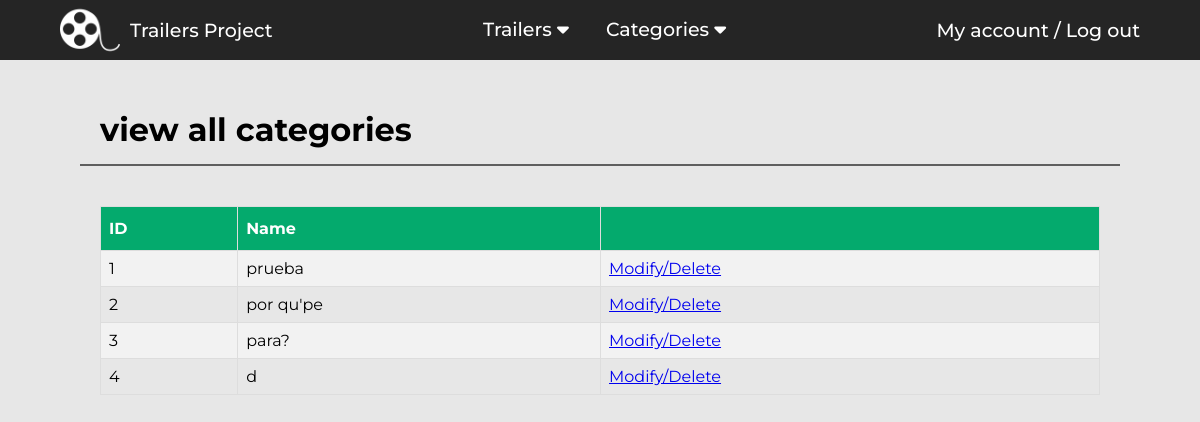
/trailers/view-categories/, run on an earlier commit of the app's database.
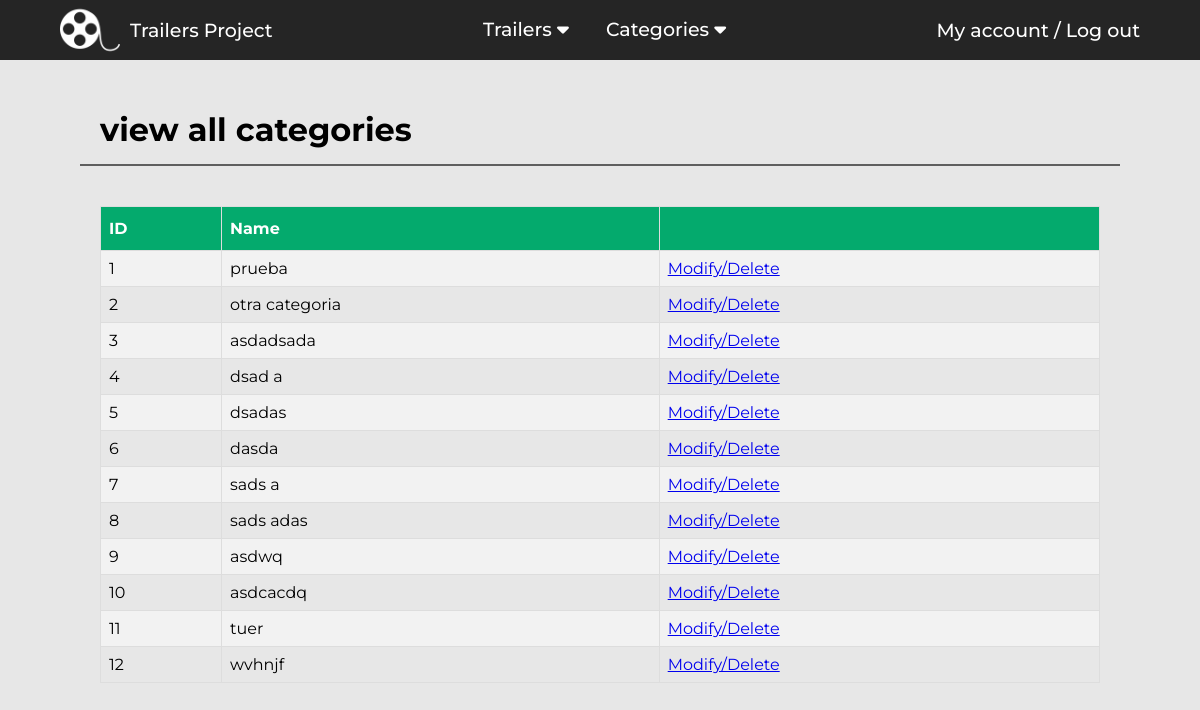
And on a later commit of the database.
### Trailers/models.py (models this page shows, shortened)
class Category(models.Model):
    name=models.TextField(max_length=50, unique=True)

### Trailers/views.py (the view)
# urls.py: path('view-categories/', views.viewCategories, name="viewCategories"),
def viewCategories(request):
    categories = Category.objects.all()
    context = {
        "categories":categories
    }
    return render(request, "trailers/view-categories.html",context)

### templates/trailers/view-categories.html (shortened to what this page needs)
{% extends "base.html" %}
{% block head %}
<link rel="stylesheet" href="/static/css/table.css">
{% endblock head %}
{% block content %}
<h1>view all categories</h1>
<hr class="hr-separator">
<div class="view-content">
    <div class="table-container">
        <table class="table">
            <tr>
                <th>ID</th>
                <th>Name</th>
                <th></th>
            </tr>
            {% for category in categories %}
                <tr>
                    <td>{{category.id}}</td>
                    <td>{{category.name}}</td>
                    <td><a href="{% url 'Trailers:modifyCategory' category.id %}">Modify/Delete</a></td>
                </tr>
            {% endfor %}
        </table>
    </div>
</div>
{% endblock content %}

What changed in the data, as far as the page shows it:
changed Category id 2: name "por qu'pe" → "otra categoria"
changed Category id 3: name "para?" → "asdadsada"
changed Category id 4: name "d" → "dsad a"
added Category: id "5", name "dsadas"
added Category: id "6", name "dasda"
added Category: id "7", name "sads a"
added Category: id "8", name "sads adas"
added Category: id "9", name "asdwq"
added Category: id "10", name "asdcacdq"
added Category: id "11", name "tuer"
added Category: id "12", name "wvhnjf"
